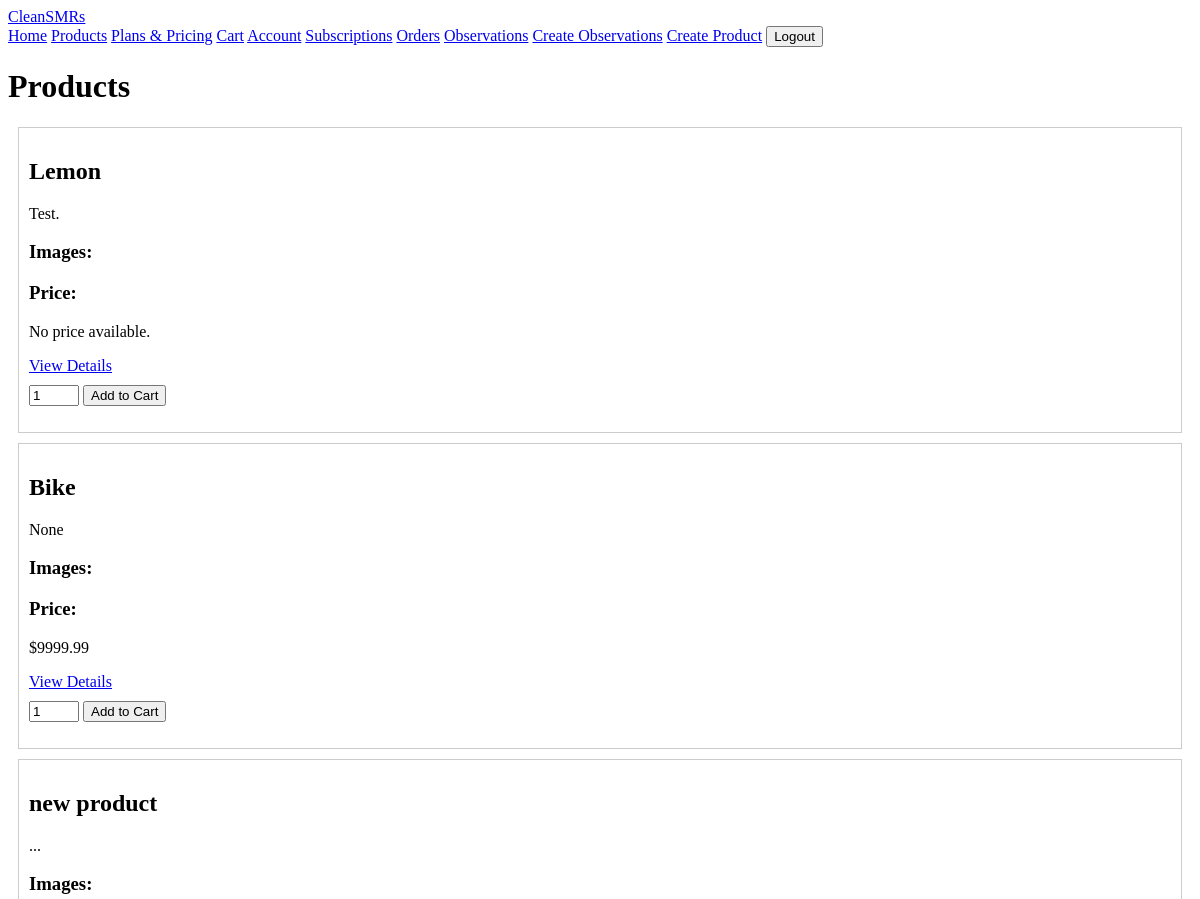
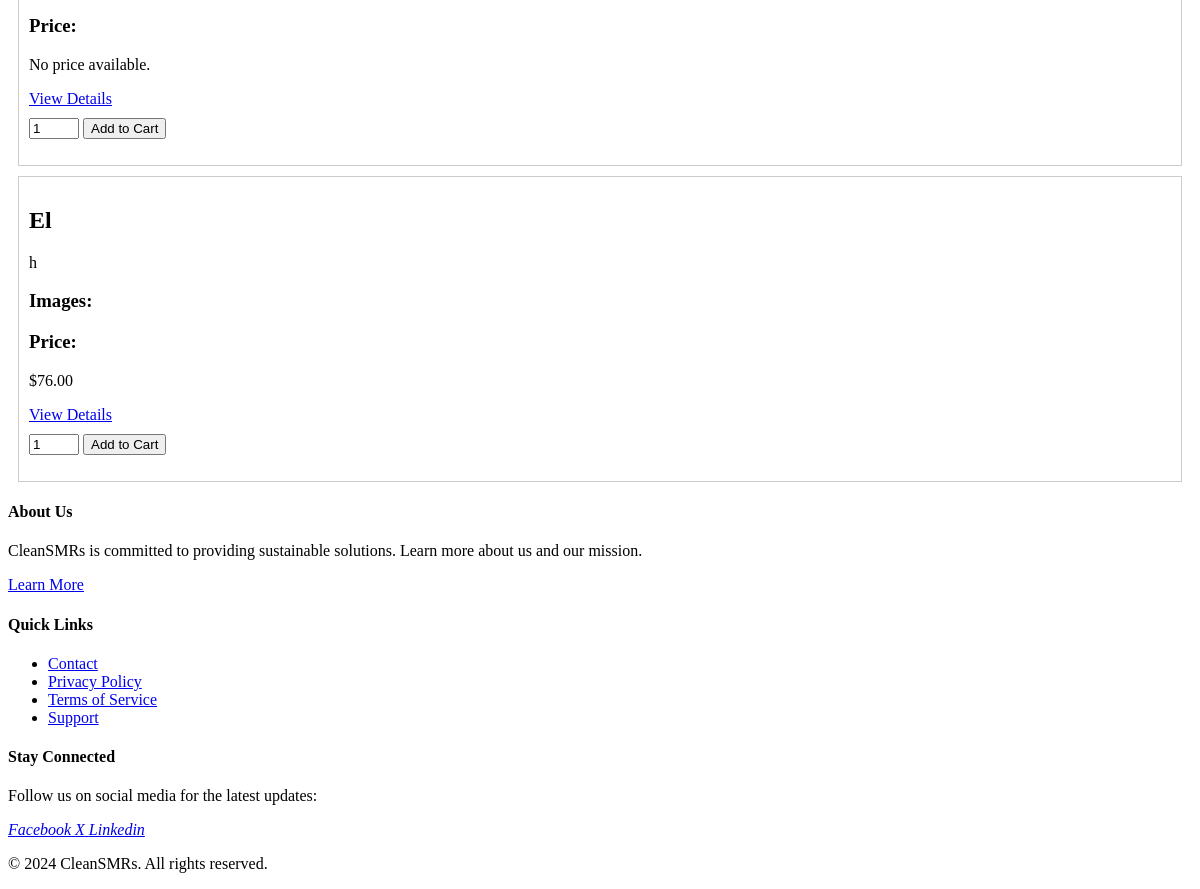
The app's page /products (signed in) with its own data (2 pictures, top to bottom).
### pages/classes/product/model.py (models this page shows, shortened)
class Product(models.Model):
    PRODUCT_TYPE_CHOICES = [
        ('product', 'Product'),
        ('service', 'Service'),
    ]
    PRODUCT_REOCCURRENCE_CHOICES = [
        ('one-time', 'One Time'),
        ('reoccurring', 'Re-Occurring'),
    ]
    id = models.UUIDField(primary_key=True, default=uuid.uuid4, editable=False)
    name = models.CharField(max_length=255)
    type = models.CharField(max_length=255, choices=PRODUCT_TYPE_CHOICES, default='product')
    reoccurrence = models.CharField(max_length=255, choices=PRODUCT_REOCCURRENCE_CHOICES, default='one-time')
    description = models.TextField(blank=True, null=True)
    stripe_product_id = models.CharField(max_length=255, blank=True, unique=True, null=True)
    created = models.DateTimeField(default=now)
    updated = models.DateTimeField(auto_now=True)
    deleted = models.DateTimeField(null=True, blank=True)

### pages/classes/price/model.py (models this page shows, shortened)
class Price(models.Model):
    id = models.UUIDField(primary_key=True, default=uuid.uuid4, editable=False)
    currency = models.CharField(max_length=3)
    recurring = models.JSONField(max_length=1024, null=True)
    product = models.ForeignKey(Product, to_field='stripe_product_id', on_delete=models.CASCADE, related_name='prices')
    unit_amount = models.DecimalField(default=0.00, max_digits=10, decimal_places=2)
    stripe_price_id = models.CharField(max_length=255, blank=True, unique=True, null=True)  # Stripe product ID
    created = models.DateTimeField(default=now)
    updated = models.DateTimeField(auto_now=True)
    deleted = models.DateTimeField(null=True, blank=True)

### pages/classes/product/view.py (the view, shortened to what this page needs)
# urls.py: path('products', ProductsView.as_view(), name="products"),
class ProductsView(APIView):
    @method_decorator(login_required)
    def get(self, request):
        try:
            products = Product.objects.filter(type='product', reoccurrence='one-time').prefetch_related('images', 'prices').all()
            return render(request, 'product/products.html', {"products": products})
        except Exception as e:
                    return Response(data={"error": f"'GET' Method Failed for ProductsView: {e}"}, status=400)

### templates/product/products.html (shortened to what this page needs)
{% include '../widgets/navbar.html' %}
{% block content %}
<!DOCTYPE html>
<html>
<head>
</head>
<body>
    <h1>Products</h1>
    <div>
        {% for product in products %}
        <div style="border: 1px solid #ccc; margin: 10px; padding: 10px;">
            <h2>{{ product.name }}</h2>
            <p>{{ product.description }}</p>
            <div>
                <h3>Images:</h3>
            </div>
            <div>
                <h3>Price:</h3>
                {% for price in product.prices.all %}
                <p>${{ price.unit_amount }}</p>
                {% empty %}
                <p>No price available.</p>
                {% endfor %}
            </div>
            <div>
                <a href="{% url 'product' product.id %}" class="btn btn-primary" style="margin-top: 10px;">View
                    Details</a>
            </div>
            <form class="add-to-cart-form" data-product-id="{{ product.id }}">
                <input type="number" name="quantity" value="1" min="1" style="width: 50px;">
                <button type="button" class="add-to-cart-button" style="margin-top: 10px;">Add to Cart</button>
            </form>
        </div>
        {% endfor %}
    </div>
</body>
</html>
{% endblock %}
{% include '../widgets/footer.html' %}

### records on screen
Product: name "Lemon", description "Test."
Product: name "Bike", description "None"
Price: unit_amount "9999.99"
Product: name "new product", description "..."
Product: name "El", description "h"
Price: unit_amount "76.00"
